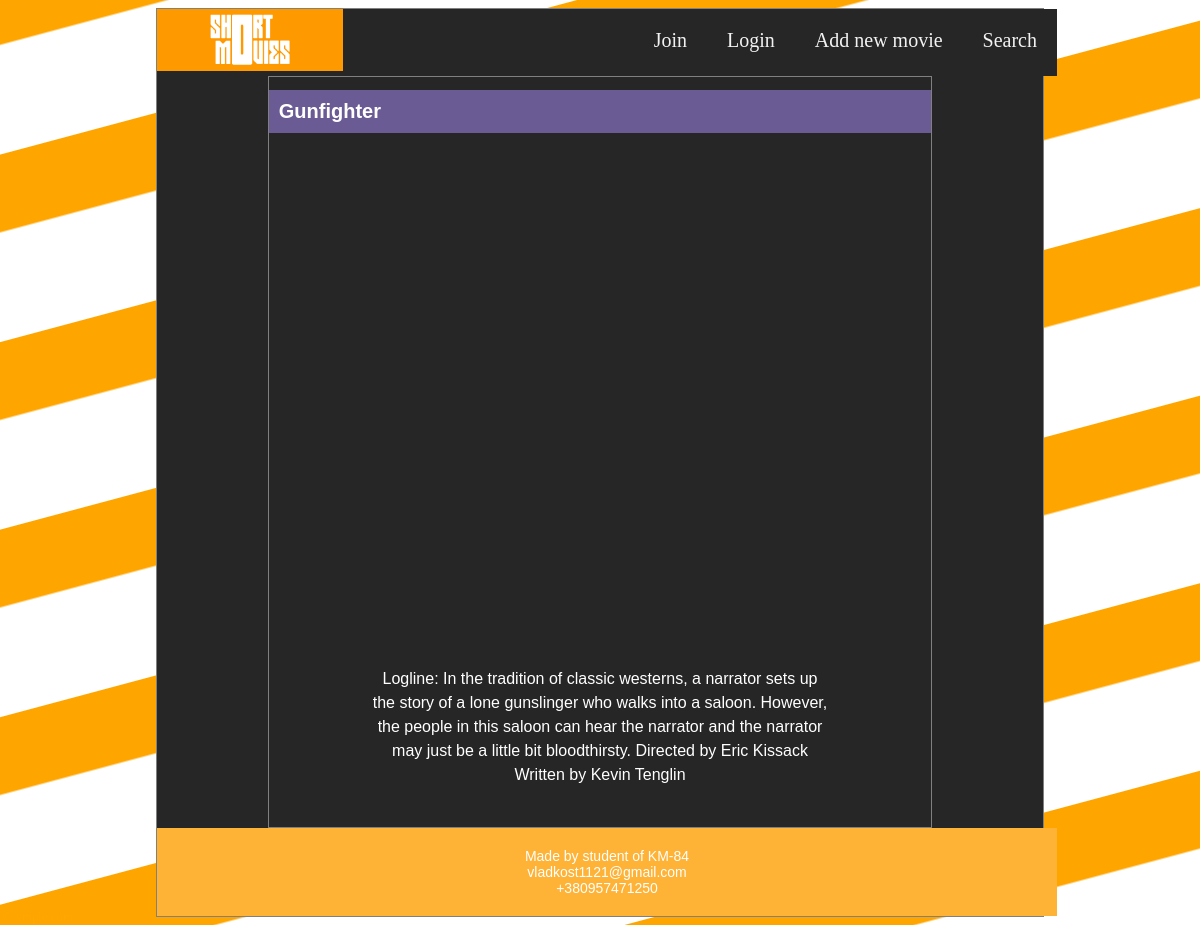
Screenshot of /movie/Gunfighter with the database file from the repository.
### app/models.py (models this page shows, shortened)
class Movie(db.Model):
    id = db.Column(db.Integer, primary_key=True)
    name = db.Column(db.String(140))
    link = db.Column(db.String(280))
    description = db.Column(db.String(1120))
    timestamp = db.Column(db.DateTime, nullable=False, default=datetime.utcnow)
    poster = db.Column(db.String(280))

### app/routes.py (the view)
@app.route('/movie/<name>', methods=['GET', 'POST'])
def get_movie(name):
  movie = Movie.query.filter_by(name = name).first_or_404()
  return render_template('movie_p.html',title=movie, movie=movie)

### app/templates/movie_p.html (shortened to what this page needs)
<!DOCTYPE html>
<html>
<head>
    <link rel="stylesheet" href={{url_for('static', filename="style/style.css")}} type="text/css"/>
    <link rel="stylesheet" href={{url_for('static', filename="style/movie_p.css")}} type="text/css"/>
</head>
<body>
    <main>
        <nav>
            <a class="left_nav" href="{{ url_for('index') }}" style="padding: 0px;"><img style="height: 62px;" src={{url_for('static', filename='images/header.png')}}></a>
            <a class="right_nav" href="{{ url_for('search') }}">Search</a>
            <a class="right_nav" href="{{ url_for('add_movie') }}">Add new movie</a>
            {% if current_user.is_anonymous %}
            <a class="right_nav" href="{{ url_for('login') }}">Login</a>
            <a class="right_nav" href="{{ url_for('sign_up') }}">Join</a>
            {% else %}
            <a class="right_nav" href="{{ url_for('logout') }}">Logout</a>
            {% endif %}
        </nav>
    <main>
        <h1>{{movie.name}}</h1>
        <div class="mov">
            <iframe src={{movie.link}} frameborder="0" allow="accelerometer; autoplay; encrypted-media; gyroscope; picture-in-picture" allowfullscreen></iframe>
        </div>
        <div class="descr">
            <p class="annot">
                {{movie.description}}
            </p>
        </div>
    </main>
    <footer>
            Made by student of KM-84 <br/>
            vladkost1121@gmail.com <br/>
            +380957471250
    </footer>
</body>
</html>

### app/static/style/style.css (style rules this page uses)
* { box-sizing: border-box; }
h1 { padding: 10px; background-color: #6b5b95; color: #ffffff; font-size: 20px; }
body { background-image: url(image/background.svg); background-repeat: no-repeat; background-size: cover; }
main { background-color: #ffffff; width: 75%; margin: auto; margin-top: 0px; font-family: Arial; border: 1px gray solid; }
nav { width: 100%; min-width: 900px; background-color: #262626; overflow: hidden; margin: auto; font-family: 'Times New Roman', Times, serif; }
nav a { color: #f2f2f2; text-align: center; padding: 20px; font-size: 20px; text-decoration: none; }
nav a.left_nav { float: left; }
nav a.right_nav { float: right; }
footer { width: 100%; min-width: 900px; font-size: 14px; padding: 20px 0px; color: #ffffff; margin: auto; background-color: #feb236; text-align: center; }

### app/static/style/movie_p.css (style rules this page uses)
.mov { margin: auto; }
iframe { margin: auto; display: flex; align-items: center; padding-bottom: 20px; position: relative; height: 500px; width: 100% }
.descr { margin: auto; text-align: center; padding-bottom: 20px; }
.annot { padding: 20px; font-family: Arial, Helvetica, sans-serif; font-size: 16px; width: 500px; line-height: 1.5; margin: auto; }
main { background-color: #262626; color: white; }

### rows the page displays
Movie: name "Gunfighter", description "Logline: In the tradition of classic westerns, a narrator sets up the story of a lone gunslinger who walks into a saloon. However, the people in this saloon can hear the narrator and the narrator may just be a little bit bloodthirsty. Directed by Eric Kissack Written by Kevin Tenglin"
